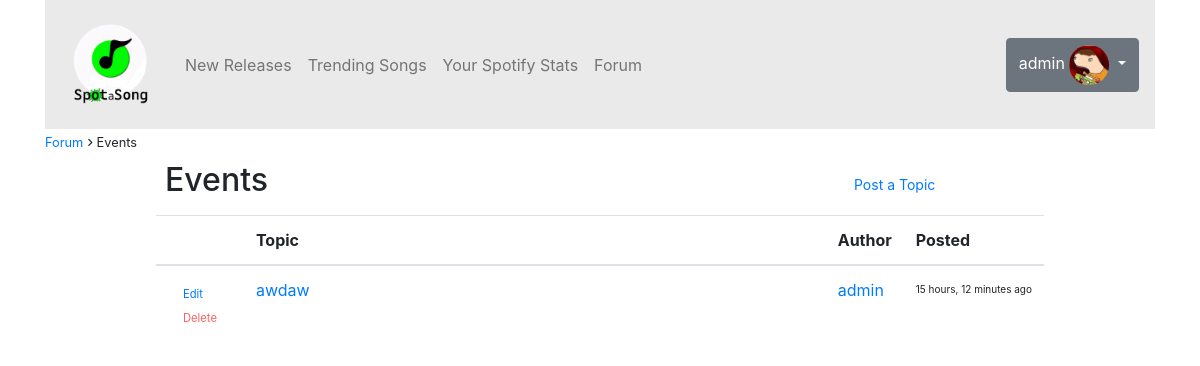
Page /forum/Events/ (signed in) on the committed database.
### accounts/models.py (models this page shows, shortened)
class CustomUser(AbstractUser):
    age = models.PositiveIntegerField(null=True, blank=True)

class UserProfile(models.Model):
    user = models.OneToOneField(CustomUser, on_delete=models.CASCADE)
    profile_picture = models.ImageField(default='default.jpg',upload_to='profile_pictures')
    bio = models.TextField(max_length=1500, blank=True)

### forum/models.py (models this page shows, shortened)
class ForumCategory(models.Model):
    name = models.CharField(max_length=100)
    description = models.TextField()
    def __str__(self):
        return self.name

class ForumPost(models.Model):
    title = models.CharField(max_length=100)
    body = models.TextField()
    user = models.ForeignKey(User, on_delete=models.CASCADE)
    category = models.ForeignKey(ForumCategory, on_delete=models.CASCADE, related_name='posts')
    created_at = models.DateTimeField(auto_now_add=True)

### forum/views.py (the view, shortened to what this page needs)
# urls.py: path('<str:category_name>/', views.categoryposts, name='categoryposts'),
def categoryposts(request, category_name):
    try:
        forumcategory = ForumCategory.objects.get(name=category_name)
        forumpost = ForumPost.objects.filter(category=forumcategory).all().order_by('-created_at')
        now = timezone.now()
        for post in forumpost:
            post.time_since_created = timesince(post.created_at, now)
        forumpostform = ForumPostForm()
        editform = ForumPostForm()
        return render(request, 'categoryposts.html', {'category_name': category_name, 'posts':forumpost, 'forumPostForm': forumpostform, 'editpost':editform})
    except ForumCategory.DoesNotExist as e:
        invalid_id = "Category does not exist"
        return render(request, 'categoryposts.html', {'invalid_id': invalid_id ,'category_name': "", 'posts': "", 'forumPostForm': "", 'editpost':""})

### forum/templates/categoryposts.html (shortened to what this page needs)
{% extends "base.html" %}
{% load static %}
{% load crispy_forms_tags %}
{% block content %}
<div class="container">
    {% if invalid_id %}
    <p class="pt-2">{{invalid_id}}</p>
    {% else %}
      <small>
        <a href="{% url 'forum:forumtopics' %}">Forum
        </a>
        {{category_name}}
      </small>
      <div class="row">
        <div class="col-md-8">
          <h2 id="forum-category" class="pt-2 pb-2">{{category_name}}</h2>
        </div>
        <div class="my-auto">
          {% if user.is_authenticated %}
            <button id="postopic" type="button" class="btn btn-link btn-sm" data-toggle="modal" data-target="#postTopic">
                Post a Topic
            </button>
          {% else %}
          <small>Login to post a topic</small>
          {% endif %}
        </div>
      </div>
      <div class="row">
        <div class="col">
          <div class="d-flex justify-content-md-center">
          <table id="post-table" class="table table-hover table-xs-responsive">
              <thead>
                <tr>
                  <th scope="col"></th>
                  <th scope="col" class="w-100">Topic</th>
                  <th scope="col" class="w-25">Author</th>
                  <th scope="col" class="w-25">Posted</th>
                </tr>
              </thead>
              <tbody>
              {% for post in posts %}
                <tr style="cursor:pointer;">
                  {% if post.user == request.user %}
                    <td>
                      <div class="col">
                        <button id="editTopic" type="button" class="btn btn-link btn-sm" data-toggle="modal" data-target="#editTopic{{post.id}}"onclick="populateEditForm('{{post.id}}', '{{post.body|linebreaksbr}}', '{{post.title|linebreaksbr}}')"><small>
                          Edit
                        </small>
                        </button>
                      </div>
                      <div class="col">
                        <button id="deleteTopic" type="button" class="btn btn-link btn-sm" data-toggle="modal" data-target="#deleteTopic-{{post.id}}"><small style="color: rgb(255, 96, 96);">
                          Delete
                        </small>
                        </button>
                      </div>
                    </td>
                  {% else %}
                  <td>
                  {% endif %}
                  <td><a class="my-auto" href="{% url 'forum:post' category_name post.id %}">{{post.title}}</a></td>
                  <td><a class="my-auto" href="{% url 'accounts:profile' post.user %}">{{post.user}}</a></td>
                  <td id="timeposted">{{post.time_since_created}} ago</td>
                </tr>
              {% endfor %}
              </tbody>
            </table>
          </div>
        </div>
      </div>
      {% endif %}
</div>
{% endblock %}

### main/templates/navbar.html (shortened to what this page needs)
{% load static %}
<div class="container">
  <nav class="navbar navbar-expand-lg navbar-light" style="background-color: #eaeaea;">
    <div class="collapse navbar-collapse" id="navbarTogglerDemo01">
      <a class="pt-2 navbar-brand" href="{% url 'main:home' %}">
        <img src="{% static '\images\DALL·E 2023-04-06 12.51.07 - Create a copytright free logo using this website name_ Spot-a-Song. Use grayscale colors with greenscale (1).png' %}" width="100" height="100" alt="">
      </a>
      <ul class="navbar-nav mr-auto mt-2 mt-lg-0">
        <li class="nav-item">
          <a class="nav-link" href="{% url 'main:new_releases' %}">New Releases</a>
        </li>
        <li class="nav-item">
          <a class="nav-link" href="{% url 'main:trendingSongs' %}">Trending Songs</a>
        </li>
        <li class="nav-item">
          <a class="nav-link" href="{% url 'accounts:spotify_authorize' %}">Your Spotify Stats</a>
        </li>
        <li class="nav-item">
          <a class="nav-link" href="{% url 'forum:forumtopics' %}">Forum</a>
        </li>
      </ul>
      {% if user.is_authenticated %}
      <div class="dropdown justify-content-right">
        <button class="btn btn-secondary dropdown-toggle" type="button" id="dropdownMenuButton" data-toggle="dropdown" aria-haspopup="true" aria-expanded="false">
          {{ user.username }}
          <img class="rounded-circle" id="imageprofile" src="{{ user.userprofile.profile_picture.url }}"></a>
        </button>
      </div>
      {% else %}
      <div class="justify-content-right">
        <a href="{% url 'accounts:signin' %}">SignIn</a>
        |
        <a href="{% url 'accounts:signup' %}">SignUp</a>
      </div>
      {% endif %}
    </div>
 </nav>
</div>

### static/css/style.css (style rules this page uses)
#imageprofile { max-width: 40px; max-height: 40px; }
#post-table { max-width: 80%; }
#postopic { margin-left: 55px; }
#forum-category { padding-left: 130px; }
#timeposted { font-size: x-small; padding-top: 16px; }
#deleteTopic, #editTopic { padding: 0px; padding-right:0px; padding-left: 0px; margin: 0px; border: 0; background-color: none; text-decoration: none; }
td { max-width: 350px; white-space: nowrap; overflow: hidden; text-overflow: ellipsis; }
@media (max-width: 1200px) { #forum-category { padding-left: 120px; } }

### rows in the picture
CustomUser: username "admin", userprofile.profile_picture (picture)
ForumCategory: name "Events"
ForumPost: title "awdaw", user "admin", time_since_created "15 hours, 12 minutes"
